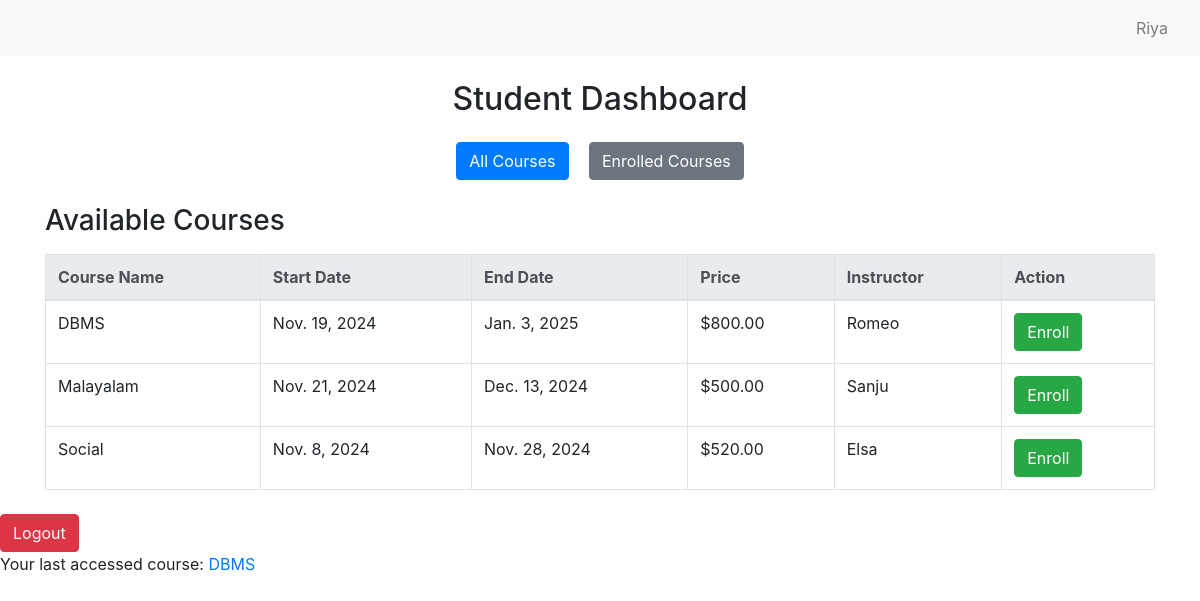
/dashboard/student/ (signed in), run on the app's committed database.
### userapp/models.py (models this page shows, shortened)
class UserProfile(models.Model):
    ROLE_CHOICES = [
        ('student', 'Student'),
        ('instructor', 'Instructor'),
        ('admin', 'Admin'),
    ]
    user = models.OneToOneField(User, on_delete=models.CASCADE)
    role = models.CharField(max_length=20, choices=ROLE_CHOICES)

### courseapp/models.py (models this page shows, shortened)
class Course(models.Model):
    title = models.CharField(max_length=255)
    description = models.TextField()
    instructor = models.ForeignKey(User, on_delete=models.CASCADE, limit_choices_to={'userprofile__role': 'instructor'})
    price = models.DecimalField(max_digits=10, decimal_places=2)
    start_date = models.DateField()
    end_date = models.DateField()
    enrolled_students = models.ManyToManyField(User, related_name='enrolled_courses', blank=True)

### userapp/views.py (the view)
# urls.py: path('dashboard/student/', views.student_dashboard, name='student_dashboard'),
@login_required
@login_required
def student_dashboard(request):
    last_accessed_course_id = request.session.get('last_accessed_course')
    if last_accessed_course_id:
        last_accessed_course = Course.objects.get(id=last_accessed_course_id)
    else:
        last_accessed_course = None
    user_profile = request.user.userprofile
    available_courses = Course.objects.exclude(enrolled_students=request.user)
    enrolled_courses = Course.objects.filter(enrolled_students=request.user)
    enrolled_course_ids = set(course.id for course in enrolled_courses)
    return render(request, 'student_dashboard.html', {
        'available_courses': available_courses,
        'enrolled_courses': enrolled_courses,
        'enrolled_course_ids': enrolled_course_ids,
        'last_accessed_course': last_accessed_course
    })

### templates/student_dashboard.html (shortened to what this page needs)
<nav class="navbar navbar-expand-lg navbar-light bg-light">
  <div class="collapse navbar-collapse justify-content-end">
      {% if user.is_authenticated %}
          <span class="navbar-text mr-3"> {{ user.username }}</span>
      {% else %}
          <a href="{% url 'login' %}" class="btn btn-outline-primary">Login</a>
      {% endif %}
  </div>
</nav>
<!DOCTYPE html>
<html lang="en">
<head>
    <link href="https://stackpath.bootstrapcdn.com/bootstrap/4.5.2/css/bootstrap.min.css" rel="stylesheet">
</head>
<body>
<div class="container my-4">
    <h2 class="text-center mb-4">{{ request.user.userprofile.role|title }} Dashboard</h2>
    <div class="text-center mb-4">
        <button id="allCoursesBtn" class="btn btn-primary mx-2">All Courses</button>
        <button id="enrolledCoursesBtn" class="btn btn-secondary mx-2">Enrolled Courses</button>
    </div>
    <div id="allCoursesSection" class="course-section">
        <h3 class="mb-3">Available Courses</h3>
        <table class="table table-bordered table-hover">
            <thead class="thead-light">
                <tr>
                    <th>Course Name</th>
                    <th>Start Date</th>
                    <th>End Date</th>
                    <th>Price</th>
                    <th>Instructor</th>
                    <th>Action</th>
                </tr>
            </thead>
            <tbody>
                {% for course in available_courses %}
                <tr>
                    <td>{{ course.title }}</td>
                    <td>{{ course.start_date }}</td>
                    <td>{{ course.end_date }}</td>
                    <td>${{ course.price }}</td>
                    <td>{{ course.instructor.username }}</td>
                    <td>
                        {% if course.id in enrolled_course_ids %}
                            <span class="btn btn-secondary">Already Enrolled</span>
                        {% else %}
                            <a href="{% url 'enroll_in_course' course.id %}" class="btn btn-success">Enroll</a>
                        {% endif %}
                    </td>
                </tr>
                {% empty %}
                <tr>
                    <td colspan="6" class="text-center">No available courses at the moment.</td>
                </tr>
                {% endfor %}
            </tbody>
        </table>
    </div>
</div>
<div>
  <a href="{% url 'logout' %}" class="btn btn-danger">Logout</a>
</div>
{% if last_accessed_course %}
    <p>Your last accessed course: <a href="{% url 'view_course' last_accessed_course.id %}">{{ last_accessed_course.title }}</a></p>
{% else %}
    <p>You haven't accessed any course yet.</p>
{% endif %}
</body>
</html>

### data on the page
Course: title "DBMS", start_date "Nov. 19, 2024", end_date "Jan. 3, 2025", price "800.00", instructor.username "Romeo", shows "Enroll"
Course: title "Malayalam", start_date "Nov. 21, 2024", end_date "Dec. 13, 2024", price "500.00", instructor.username "Sanju", shows "Enroll"
Course: title "Social", start_date "Nov. 8, 2024", end_date "Nov. 28, 2024", price "520.00", instructor.username "Elsa", shows "Enroll"

### other printed values
{{ user.username }} "Riya"
{{ request.user.userprofile.role|title }} "Student"
